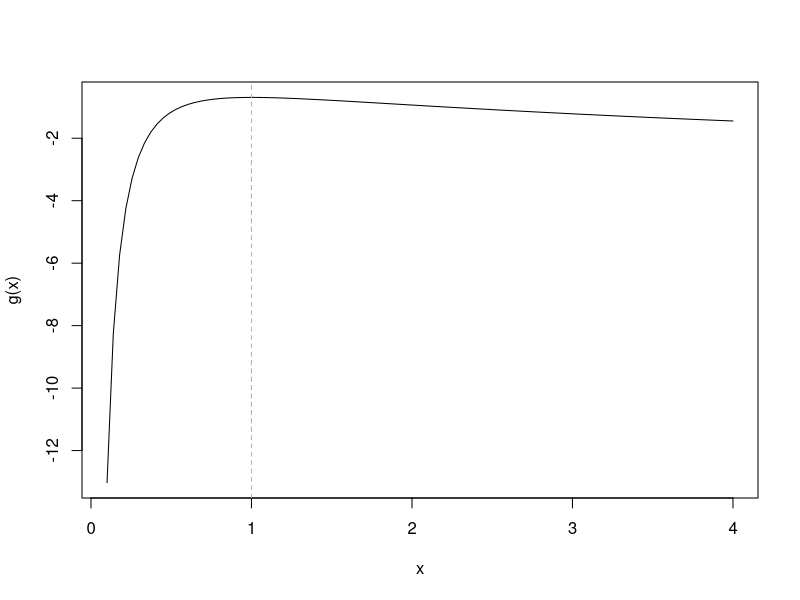
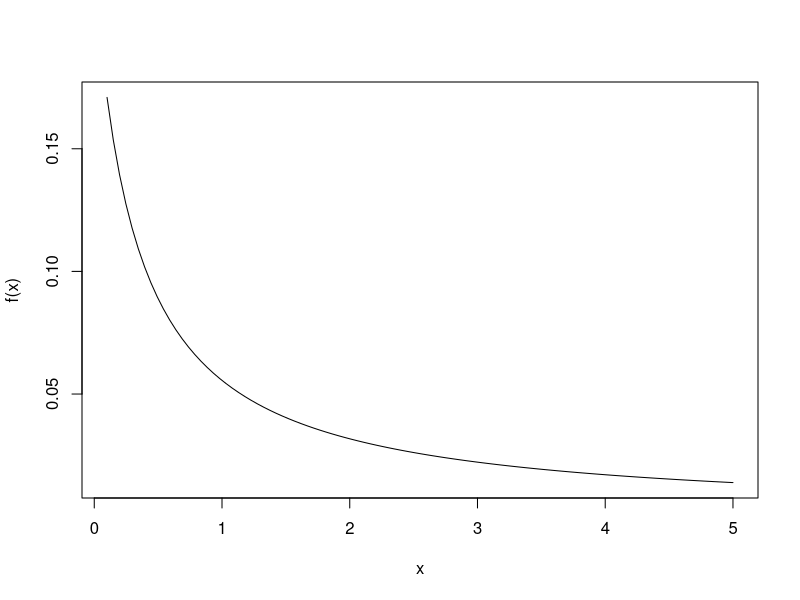

Write R code to recreate these figures, in order.
#' explore the two I-functions
K <- 3

g <- function(a) K*log(gamma(a)) - log(gamma(K*a)) + K*(a-1)*(digamma(K*a) - digamma(a))

curve(g, from=0.1, to=4)
      
abline(v=1, col="gray70", lty=2)
# not good as not monotonous


# variance of a single dim
f <- function(a) (K-1)/(K^2*(K*a+1))

curve(f, from=0.1, to=5)
